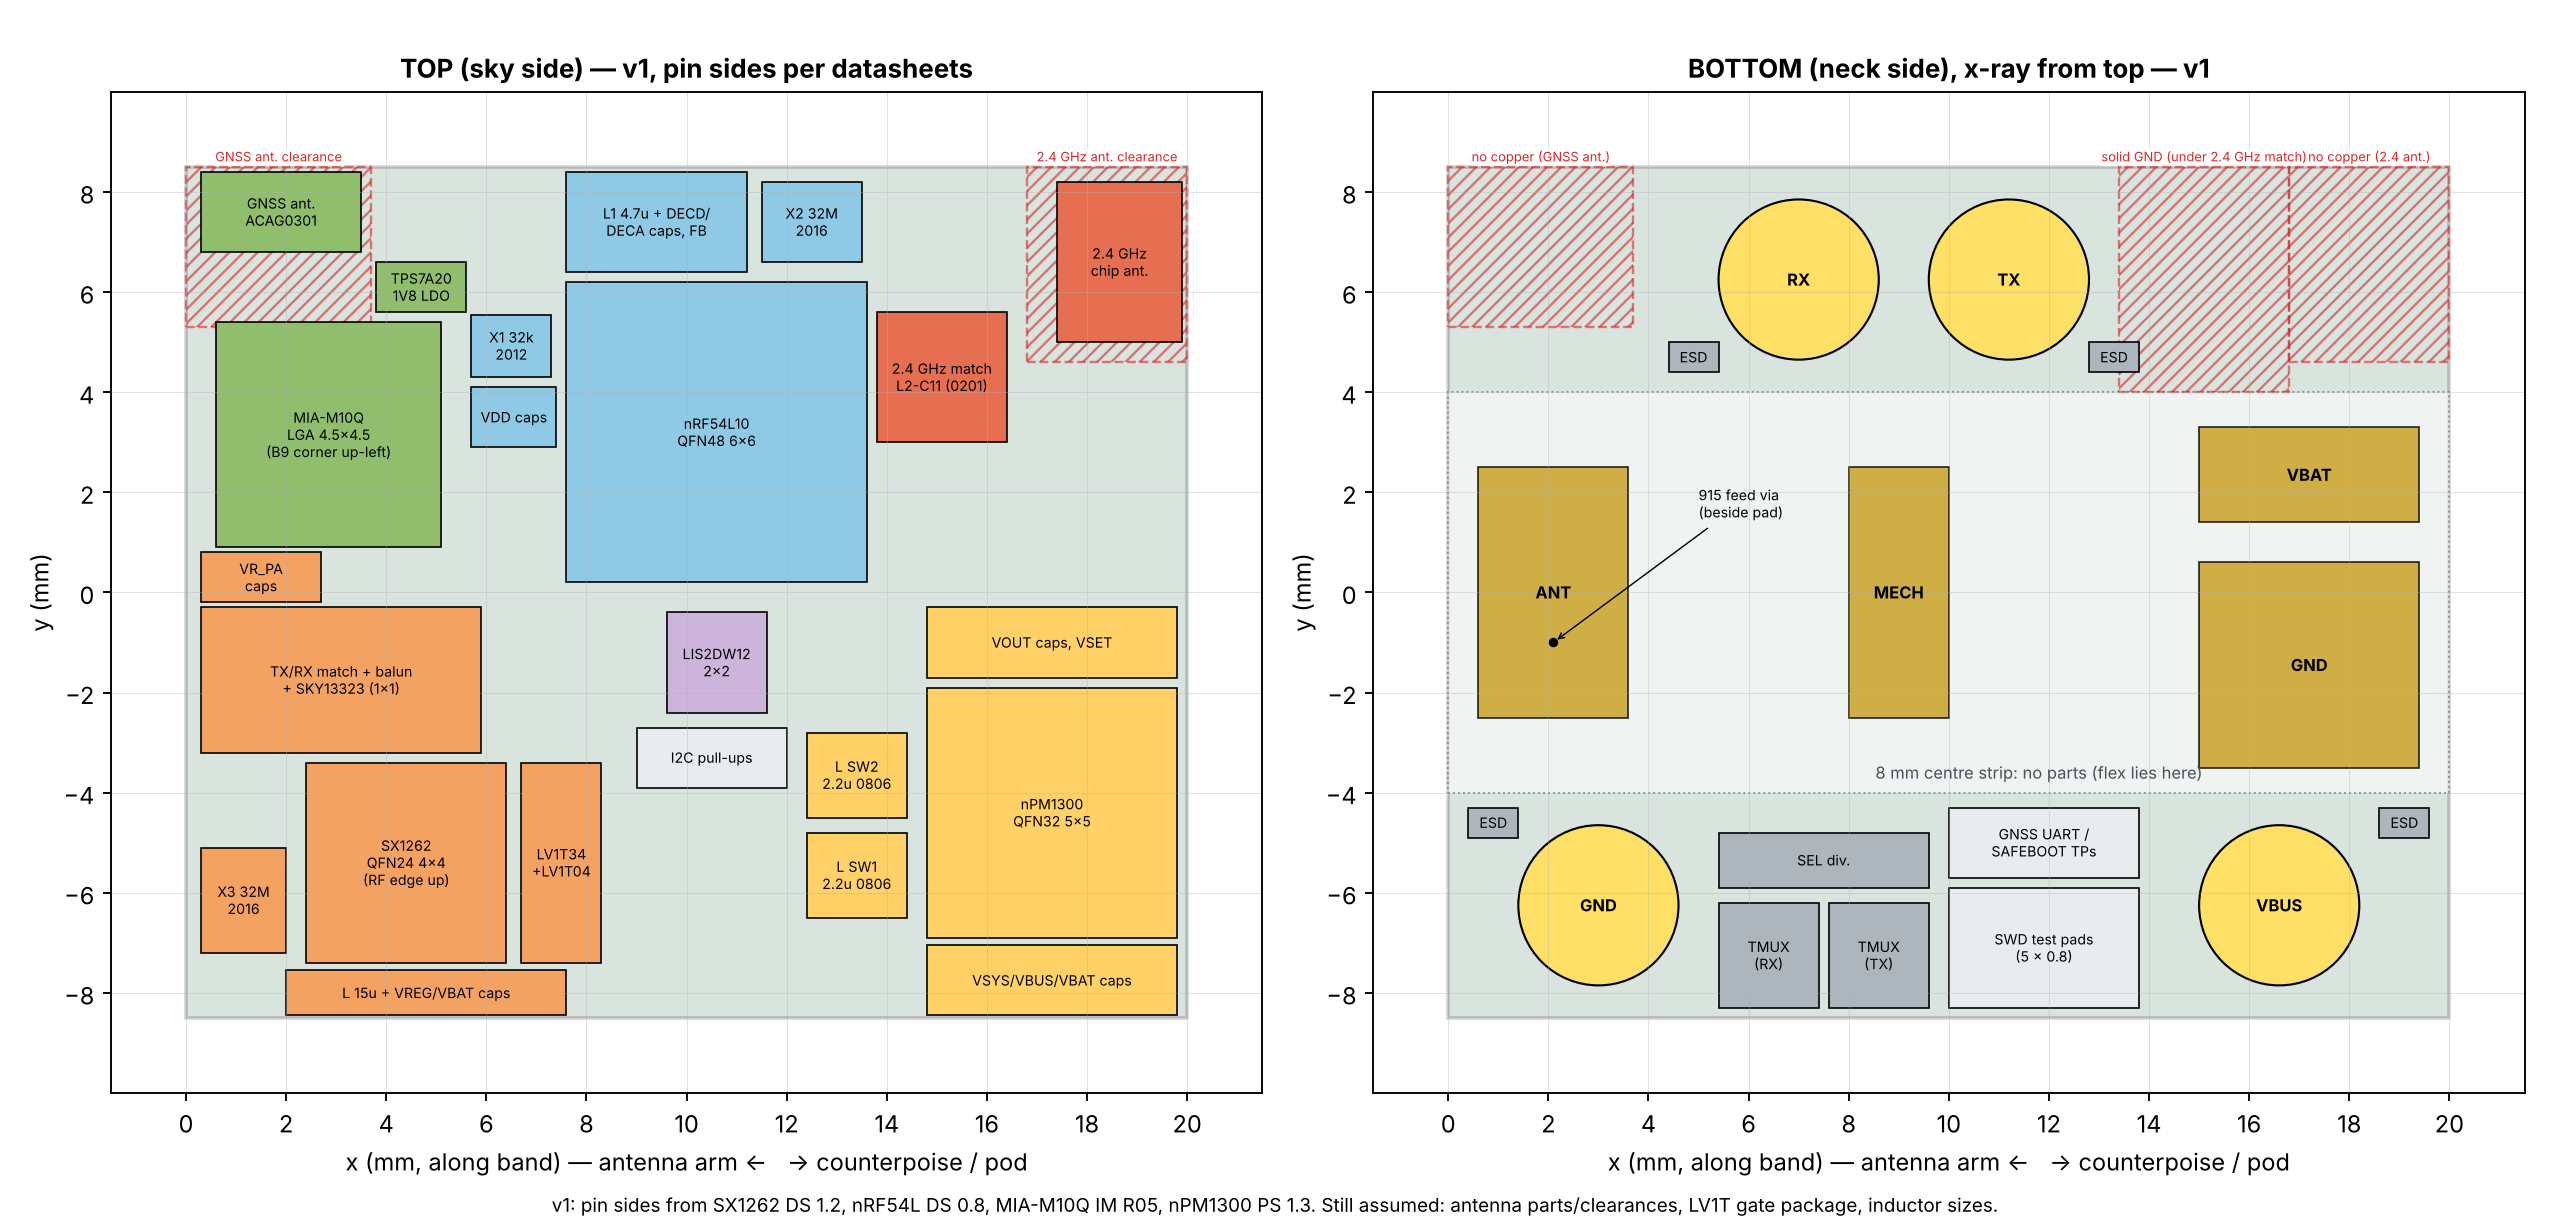

Python code for this plot:
"""Draft component placement for the cattraxV2 main board (17 x 20 mm), top and bottom.

Best-guess floorplan, not a layout. Coordinates in mm: x along the band (0 = left edge,
antenna side), y across the board (0 = centre line, +y = "north" edge). Both views are drawn
looking down on the TOP side (bottom side is shown x-ray, not mirrored), so they line up.

Sources:
- docs/interface.md: board size, 8 mm parts-free centre strip on the underside, flex pad
  positions, dock targets in the side strips.
- docs/electrical.md: parts, 2.4 GHz match rules (inner planes cut out, bottom-layer ground
  under the match), floorplan intent.
- Package sizes from the part datasheets / LCSC listings (see PARTS notes); items marked
  "assumed" still need checking against their datasheets.

Run: python3 placement_v1.py  ->  placement_v1.png
"""
import matplotlib
matplotlib.use("Agg")
import matplotlib.pyplot as plt
from matplotlib.patches import Rectangle, Circle

L, W = 20.0, 17.0           # board: x 0..20, y -8.5..+8.5
Y0, Y1 = -W / 2, W / 2

C = dict(rf915="#f4a261", rf24="#e76f51", mcu="#8ecae6", pwr="#ffd166", gnss="#90be6d",
         sens="#cdb4db", dock="#adb5bd", misc="#e9ecef", pad="#c9a227")

# (label, x0, y0, w, h, colour, note)   -- v1: pin sides from the datasheets
# SX1262 (DS rev 1.2 Fig 2-1): RF pins 21-24 on the top edge, SPI 16-19 right edge,
#   VREG/DCC_SW/VBAT/VBAT_IO/DIO2 bottom edge, XTA/XTB/DIO3 left edge.  Placed unrotated.
# nRF54L10 QFN48 (DS v0.8 Table 73): SPI P1.04-07 left edge; ANT 31 + XC1/XC2 34/35 right edge
#   (upper half); I2C/PMIC_INT/SWD right edge (lower half); DCC/DECD/DECA + UART P1.13/14 top edge.
# MIA-M10Q (IM R05 Fig 2): RF_IN = ball B9 (top-right corner) -> rotate so B9 faces the antenna.
# nPM1300 QFN32 (PS v1.3 Table 34): SW1/SW2 left edge, VBAT/VSYS/VBUS right edge, VOUT2 top.
TOP = [
    # 915 MHz radio, lower-left; RF edge faces up to the switch/match above it
    ("SX1262\nQFN24 4x4\n(RF edge up)", 2.4, -7.4, 4.0, 4.0, C["rf915"], ""),
    ("X3 32M\n2016", 0.3, -7.2, 1.7, 2.1, C["rf915"], "XTA/XTB left edge"),
    ("L 15u + VREG/VBAT caps", 2.0, -8.45, 5.6, 0.9, C["rf915"], "bottom-edge pins"),
    ("TX/RX match + balun\n+ SKY13323 (1x1)", 0.3, -3.2, 5.6, 2.9, C["rf915"], "above ANT feed"),
    ("VR_PA\ncaps", 0.3, -0.2, 2.4, 1.0, C["rf915"], ""),
    ("LV1T34\n+LV1T04", 6.7, -7.4, 1.6, 4.0, C["rf915"], "SKY13323 VCTL at 3.3 V"),
    # nRF54L10, centre
    ("nRF54L10\nQFN48 6x6", 7.6, 0.2, 6.0, 6.0, C["mcu"], ""),
    ("L1 4.7u + DECD/\nDECA caps, FB", 7.6, 6.4, 3.6, 2.0, C["mcu"], "pins 43-48 top edge"),
    ("X2 32M\n2016", 11.5, 6.6, 2.0, 1.6, C["mcu"], "XC1/XC2 pins 34-35"),
    ("X1 32k\n2012", 5.7, 4.3, 1.6, 1.25, C["mcu"], "XL1/XL2 pins 1-2"),
    ("VDD caps", 5.7, 2.9, 1.7, 1.2, C["mcu"], ""),
    ("2.4 GHz match\nL2-C11 (0201)", 13.8, 3.0, 2.6, 2.6, C["rf24"], "inner planes cut; bottom GND"),
    ("2.4 GHz\nchip ant.", 17.4, 5.0, 2.5, 3.2, C["rf24"], "part TBD"),
    # GNSS, upper-left; antenna in the top-left corner
    ("GNSS ant.\nACAG0301", 0.3, 6.8, 3.2, 1.6, C["gnss"], "size assumed"),
    ("MIA-M10Q\nLGA 4.5x4.5\n(B9 corner up-left)", 0.6, 0.9, 4.5, 4.5, C["gnss"], ""),
    ("TPS7A20\n1V8 LDO", 3.8, 5.6, 1.8, 1.0, C["gnss"], "GNSS_1V8 +-1.5%"),
    # power, lower-right over the GND/VBAT pads
    ("nPM1300\nQFN32 5x5", 14.8, -6.9, 5.0, 5.0, C["pwr"], "VBAT/VBUS edge faces right"),
    ("L SW1\n2.2u 0806", 12.4, -6.5, 2.0, 1.7, C["pwr"], "1V8"),
    ("L SW2\n2.2u 0806", 12.4, -4.5, 2.0, 1.7, C["pwr"], "3V3_RF"),
    ("VSYS/VBUS/VBAT caps", 14.8, -8.45, 5.0, 1.4, C["pwr"], ""),
    ("VOUT caps, VSET", 14.8, -1.7, 5.0, 1.4, C["pwr"], ""),
    ("LIS2DW12\n2x2", 9.6, -2.4, 2.0, 2.0, C["sens"], ""),
    ("I2C pull-ups", 9.0, -3.9, 3.0, 1.2, C["misc"], ""),
]

TOP_KEEPOUT = [  # (label, x0, y0, w, h)
    ("GNSS ant. clearance", 0.0, 5.3, 3.7, 3.2),
    ("2.4 GHz ant. clearance", 16.8, 4.6, 3.2, 3.9),
]

# Bottom side (x-ray from top). Centre strip y -4..+4 is parts-free; flex pads live there.
FLEX_PADS = [("ANT", 0.6, -2.5, 3.0, 5.0), ("MECH", 8.0, -2.5, 2.0, 5.0),
             ("GND", 15.0, -3.5, 4.4, 4.1), ("VBAT", 15.0, 1.4, 4.4, 1.9)]
TARGETS = [  # dock targets dia 3.2, centred in the 4.5 mm side strips (y = +-6.25); keyed pattern
    ("RX", 7.0, 6.25), ("TX", 11.2, 6.25), ("GND", 3.0, -6.25), ("VBUS", 16.6, -6.25)]
BOT = [
    ("TMUX\n(RX)", 5.4, -8.3, 2.0, 2.1, C["dock"], "SC70-5"),
    ("TMUX\n(TX)", 7.6, -8.3, 2.0, 2.1, C["dock"], "SC70-5"),
    ("SEL div.", 5.4, -5.9, 4.2, 1.1, C["dock"], "100k/150k"),
    ("ESD", 4.4, 4.4, 1.0, 0.6, C["dock"], "TPD1E10B06"),
    ("ESD", 12.8, 4.4, 1.0, 0.6, C["dock"], ""),
    ("ESD", 0.4, -4.9, 1.0, 0.6, C["dock"], ""),
    ("ESD", 18.6, -4.9, 1.0, 0.6, C["dock"], ""),
    ("SWD test pads\n(5 x 0.8)", 10.0, -8.3, 3.8, 2.4, C["misc"], "pogo fixture before potting"),
    ("GNSS UART /\nSAFEBOOT TPs", 10.0, -5.7, 3.8, 1.4, C["misc"], "u-center bring-up"),
]
BOT_KEEPOUT = [
    ("solid GND (under 2.4 GHz match)", 13.4, 4.0, 3.4, 4.5),
    ("no copper (2.4 ant.)", 16.8, 4.6, 3.2, 3.9),
    ("no copper (GNSS ant.)", 0.0, 5.3, 3.7, 3.2),
]


def board(ax, title):
    ax.add_patch(Rectangle((0, Y0), L, W, fc="#2d6a4f", ec="k", lw=1.5, alpha=0.18))
    ax.set_xlim(-1.5, L + 1.5)
    ax.set_ylim(Y0 - 1.5, Y1 + 1.5)
    ax.set_aspect("equal")
    ax.set_xticks(range(0, 21, 2))
    ax.set_yticks([-8, -6, -4, -2, 0, 2, 4, 6, 8])
    ax.grid(True, lw=0.3, alpha=0.5)
    ax.set_title(title, fontsize=11, weight="bold")
    ax.set_xlabel("x (mm, along band) — antenna arm ←   → counterpoise / pod")
    ax.set_ylabel("y (mm)")


def boxes(ax, items, fs=6):
    for lab, x, y, w, h, col, _ in items:
        ax.add_patch(Rectangle((x, y), w, h, fc=col, ec="k", lw=0.7))
        ax.text(x + w / 2, y + h / 2, lab, ha="center", va="center", fontsize=fs)


def keepouts(ax, items, hatch="////", col="#d62828"):
    for lab, x, y, w, h in items:
        ax.add_patch(Rectangle((x, y), w, h, fill=False, ec=col, lw=1, ls="--", hatch=hatch,
                               alpha=0.6))
        ax.text(x + w / 2, y + h + 0.05, lab.replace("\n", " "), ha="center", va="bottom", fontsize=5.5, color=col,
                bbox=dict(fc="white", ec="none", alpha=0.7, pad=0.5))


fig, (a1, a2) = plt.subplots(1, 2, figsize=(15, 7.2))
board(a1, "TOP (sky side) — v1, pin sides per datasheets")
keepouts(a1, TOP_KEEPOUT)
boxes(a1, TOP)

board(a2, "BOTTOM (neck side), x-ray from top — v1")
a2.add_patch(Rectangle((0, -4), L, 8, fc="#ffffff", ec="#495057", lw=0.8, ls=":", alpha=0.6))
a2.text(11.8, -3.6, "8 mm centre strip: no parts (flex lies here)", ha="center", va="center",
        fontsize=7, color="#495057")
for lab, x, y, w, h in FLEX_PADS:
    a2.add_patch(Rectangle((x, y), w, h, fc=C["pad"], ec="k", lw=0.7, alpha=0.85))
    a2.text(x + w / 2, y + h / 2, lab, ha="center", va="center", fontsize=7, weight="bold")
for lab, x, y in TARGETS:
    a2.add_patch(Circle((x, y), 1.6, fc="#ffe066", ec="k", lw=0.9))
    a2.text(x, y, lab, ha="center", va="center", fontsize=7, weight="bold")
keepouts(a2, BOT_KEEPOUT)
boxes(a2, BOT)
a2.plot([2.1], [-1.0], "ko", ms=3)
a2.annotate("915 feed via\n(beside pad)", (2.1, -1.0), (5.0, 1.5), fontsize=6,
            arrowprops=dict(arrowstyle="->", lw=0.6))

fig.text(0.5, 0.01,
         "v1: pin sides from SX1262 DS 1.2, nRF54L DS 0.8, MIA-M10Q IM R05, nPM1300 PS 1.3. Still assumed: antenna parts/clearances, "
         "LV1T gate package, inductor sizes.",
         ha="center", fontsize=8)
fig.tight_layout(rect=(0, 0.03, 1, 1))
fig.savefig("placement_v1.png", dpi=170)
print("wrote placement_v1.png")
